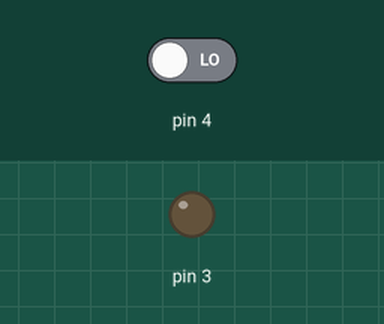
Bench run of a sketch on a simulated Arduino Uno, built with avr-gcc and run on an emulated ATmega328P. Parts: output pins drawn as LEDs (lit = HIGH). The inputs (shaded band) are chosen by the test bench; at power-on: pin 4 LOW.

Above: at 0.1 s.
At 1.1 s:
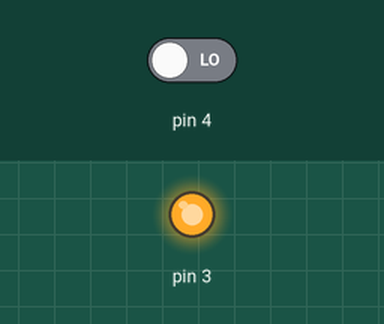
Timing chart, 0 to 2.6 s (numbered marks = the images above):
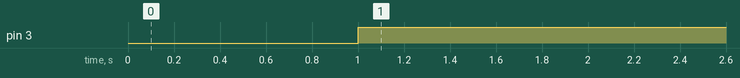

Measured:
- by itself, pin 3: LOW → HIGH at 1.0 s

The sketch:

demodulateur_programmeur_radio.ino
```cpp
void setup() {

  pinMode(4, INPUT);
  pinMode(3, OUTPUT);
  // put your setup code here, to run once:

}

void loop() {
  int duree = pulseInLong(4, HIGH);
  if(duree >  17500/2){
    digitalWrite(3, LOW);
    delay(100);
    digitalWrite(3, HIGH);
    delay(60000);
  }else{
    digitalWrite(3, HIGH);
  }

  // put your main code here, to run repeatedly:

}
```
